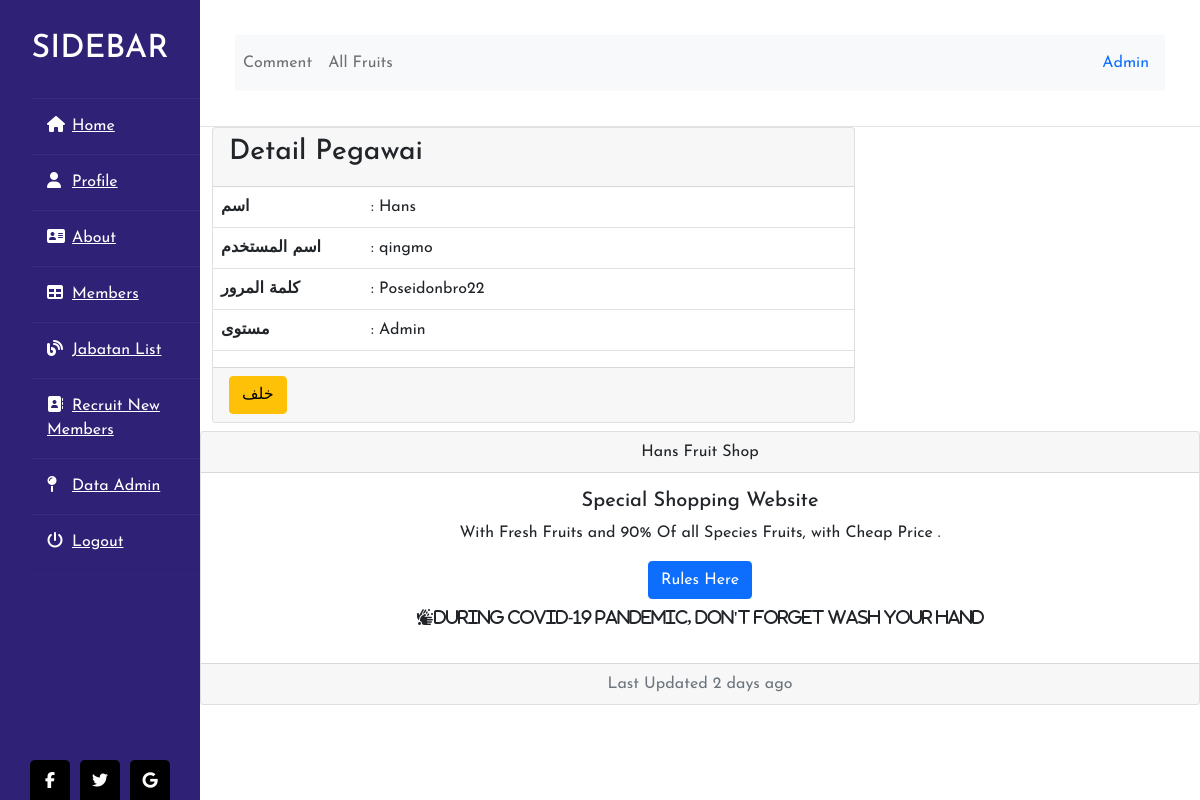
Screenshot of /index.php?page=view-admin&id=1 (signed in) with the database file from the repository.
### tables this page shows
CREATE TABLE `apeshit1` (
  `id` int(20) NOT NULL,
  `nama` varchar(255) NOT NULL,
  `username` varchar(255) NOT NULL,
  `password` varchar(255) NOT NULL,
  `level` enum('Admin','User') NOT NULL
);

### admin/satu/view_admin.php (the view, shortened to what this page needs)
<?php
include "inc/server.php";
if (isset($_GET['id'])) {
    $user_id = $_GET['id'];
    $sql = "SELECT * FROM `apeshit1` WHERE `id`='$user_id'";
    $result = $conn->query($sql);
    if ($result->num_rows > 0) {
        while ($row = $result->fetch_assoc()) {
            $nama = $row['nama'];
            $username = $row['username'];
            $password = $row['password'];
            $level = $row['level'];
        }
?>
        <div class="row">
            <div class="col-md-8">
                <div class="card card-info">
                    <div class="card-header">
                        <h3 class="card-title">Detail Pegawai</h3>
                    </div>
                    <div class="card-body p-0">
                        <table class="table">
                            <tbody>
                                <tr>
                                    <td style="width: 150px">
                                        <b>اسم</b>
                                    </td>
                                    <td>:
                                        <?php echo $nama; ?>
                                    </td>
                                </tr>
                                <tr>
                                    <td style="width: 150px">
                                        <b>اسم المستخدم</b>
                                    </td>
                                    <td>:
                                        <?php echo $username; ?>
                                    </td>
                                </tr>
                                <tr>
                                    <td style="width: 150px">
                                        <b>كلمة المرور</b>
                                    </td>
                                    <td>:
                                        <?php echo $password; ?>
                                    </td>
                                </tr>
                                <tr>
                                    <td style="width: 150px">
                                        <b>مستوى</b>
                                    </td>
                                    <td>:
                                        <?php echo $level; ?>
                                    </td>
                                </tr>
                            </tbody>
                        </table>
                        <div class="card-footer">
                            <a href="?page=add-admin" class="btn btn-warning">خلف</a>
                        </div>
                    </div>
                </div>
            </div>
        </div>
<?php
    }
}
?>

### styles.css (style rules this page uses)
* { margin: 0; padding: 0; box-sizing: border-box; list-style: none; text-decoration: none; font-family: 'Josefin Sans', sans-serif; }
body { background-color: #f3f5f9; }

### rows the page displays
apeshit1: nama "Hans", username "qingmo", password "Poseidonbro22", level "Admin"

### other values shown
$_SESSION['ses_level'] "Admin"
